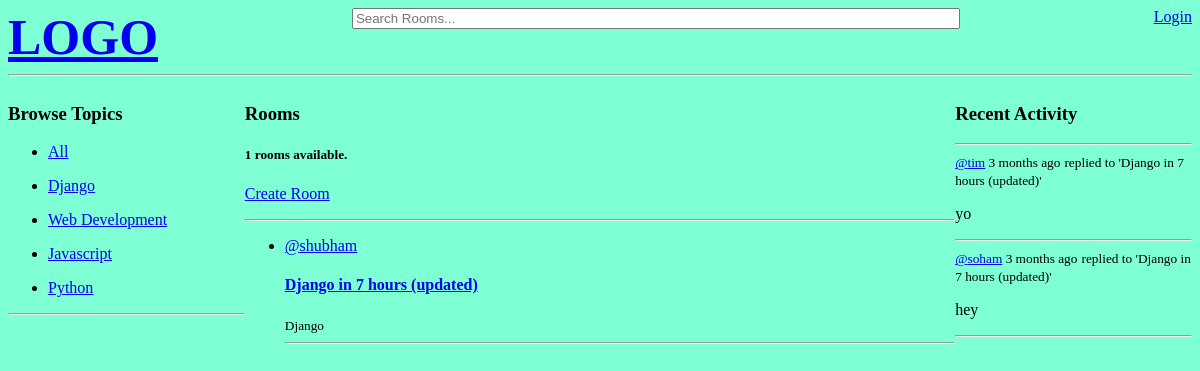
Screenshot of /?q=Django with the database file from the repository.
### base/models.py (models this page shows, shortened)
class Topic(models.Model):
    name = models.CharField(max_length=200)
    def __str__(self):
        return self.name

class Room(models.Model):
    host = models.ForeignKey(User, on_delete=models.SET_NULL, null= True)
    topic = models.ForeignKey(Topic , on_delete=models.SET_NULL, null= True)
    name = models.CharField(max_length= 200)
    description = models.TextField(null=True, blank=True)
    participants = models.ManyToManyField(User, related_name='participants')
    updated = models.DateTimeField(auto_now=True)
    created = models.DateTimeField(auto_now_add=True)
    class Meta ():
        ordering = ['-updated', '-created']
    def __str__(self):
        return self.name

class Message(models.Model):
    user = models.ForeignKey(User, on_delete=models.deletion.CASCADE)
    Room = models.ForeignKey(Room, on_delete=models.deletion.CASCADE)
    body = models.TextField()
    updated = models.DateTimeField(auto_now=True)
    created = models.DateTimeField(auto_now_add=True)
    class Meta ():
        ordering = ['-updated', '-created']

### base/views.py (the view)
# urls.py: path('', views.home, name='home'),
def home(request):
    q = request.GET.get('q') if request.GET.get('q') != None else ''
    rooms = Room.objects.filter(
        Q(topic__name__icontains = q) |
        Q(name__icontains = q) |
        Q(description__icontains = q)
    )
    room_messages = Message.objects.filter(
        Q(Room__topic__name__icontains = q) |
        Q(Room__name__icontains = q)
    )
    rooms_count = rooms.count()
    topics = Topic.objects.all()
    context = {
        'rooms': rooms,
        'topics': topics,
        'rooms_count': rooms_count,
        'room_messages': room_messages,
        }
    return render(request, 'base/home.html',context)

### base/templates/base/home.html (shortened to what this page needs)
{% extends 'main.html' %}
{% block content %}
    <div class="home-container">
        <div class="browse_topics">
           {% include 'base/topics_component.html' %}
        </div>
            <div>
                <span><h3>Rooms</h3> <h5>{{rooms_count}} rooms available.</h5> <p><a href=" {% url 'create-room' %} ">Create Room</a> </p></span>
                {% include 'base/feed_component.html' %}
            </div>
        <div>
           {% include 'base/activity_component.html' %}
        </div>
    </div>
{% endblock %}

### base/templates/base/topics_component.html
<h3>Browse Topics</h3>
<div>
    <ul>
        <li>
            <a href="{% url 'home' %}">All</a>
        </li>
    </ul>
</div>
{% for topic in topics %}
    <div>
        <ul>
            <li>
                <a href="{% url 'home' %}?q={{topic.name}}">{{topic.name}}</a>
            </li>
        </ul>
    </div>
{% endfor %}
<hr>

### base/templates/base/feed_component.html (shortened to what this page needs)
<div>
    <hr>
    {% for room in rooms %}
        <ul>
            <li>
                <span><a href="{% url 'profile-page' room.host.id %}">@{{room.host}}</a>
                <h4><a href="{% url 'room' room.id %}">{{room.name}}</a></h4>
                <small>{{room.topic}}</small>
                <hr>
            </li>
        </ul>
    {% endfor %}
</div>

### base/templates/base/activity_component.html (shortened to what this page needs)
<h3>Recent Activity</h3>
<hr>
{% for message in room_messages %}
    <div>
        <small><a href="{% url 'profile-page' message.user.id %}">@{{message.user}}</a> {{message.created|timesince}} ago</small>
        <small> replied to '{{message.Room}}'</small>
        <p>{{message.body}}</p>
        <hr>
    </div>
{% endfor %}

### static/style/main.css (style rules this page uses)
body { background-color: aquamarine; }

### base/templates/base/home.html (style rules this page uses)
.home-container { display: grid; grid-template-columns: 1fr 3fr 1fr; }

### rows the page displays
Topic: name "Django"
Topic: name "Web Development"
Topic: name "Javascript"
Topic: name "Python"
Room: host "shubham", name "Django in 7 hours (updated)", topic "Django"
Message: user "tim", created "3 months", Room "Django in 7 hours (updated)", body "yo"
Message: user "soham", created "3 months", Room "Django in 7 hours (updated)", body "hey"

### other values shown
{{ rooms_count }} "1"
